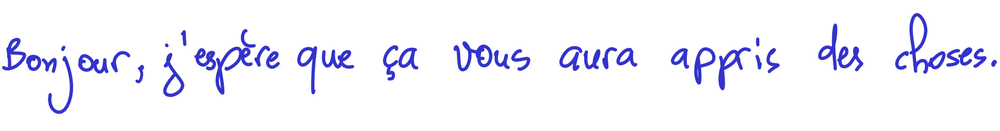
#> input picture note-manuscrite.png, 1000 x 131 px, shrunk from 1823 x 238 before the run
$ jupyter execute --allow-errors 'Reading pdf.ipynb'   (shell and % lines are left out)
#> lines starting #> are read from the running program, lines starting #| are printed output that depends on the picture; after the words box and inside, x2 and y2 are one past the last pixel; in counts of white or black regions, pixels touching at a corner belong together
# <center> Reading and Extracting Data from Documents </center>

## Objective:
This notebook aims to illustrate methods for extracting data from two common document types: PDFs (numerical documents) and images (scanned documents).

## Plan:
1. Read and process text from scanned images
2. Extract text from PDF files (digital, numerical data)
3. Visualize and organize the extracted data (broadly)
4. Provide a visual summary (wordmap) of the extraction results

Texts can come from various sources and exist in different forms, such as handwritten notes or digitized documents. They can also be found in native digital formats, like documents, emails, web pages (articles, blogs, etc.), or even on social media.

<!-- Les textes peuvent provenir de différentes sources et se présenter sous plusieurs formes, telles que des notes manuscrites ou des documents numérisés. On peut également les retrouver dans des formats numériques natifs, comme des documents, des e-mails, des pages web (articles, blogs, etc.) ou encore sur les réseaux sociaux. -->

***

<!--## Author:-->
<div style="text-align: right;"><h3>Author:  <a href="https://issouani.perso.math.cnrs.fr/">El Mehdi ISSOUANI</a></h3></div>

***

# Required packages
#### For reading the raw image
```
conda install -c conda-forge opencv
```
### For transforming the image to text
```
sudo apt-get update
sudo apt-get install tesseract-ocr
sudo apt-get install tesseract-ocr-spa
```

[cell 1]
#!sudo apt-get install tesseract-ocr tesseract-ocr-spa

[cell 2]
import warnings
warnings.filterwarnings('ignore')

[cell 3]
import os
from sklearn.feature_extraction.text import CountVectorizer
from nltk import download; download("stopwords")
#> (this line was passed over: nltk is not available in this run)
from nltk.corpus import stopwords
import numpy as np
import matplotlib.pyplot as plt

import pytesseract
from pytesseract import Output

import cv2
print(cv2.__version__)

# If working on google colab instead of a local jupyter notebook
# from google.colab.patches import cv2_imshow

## Data acquisition

Texts can come from various sources and take different forms:

- Handwritten notes and digitized documents
- Native digital documents:
    - Documents, emails, etc.
    - Web pages (articles, blogs, etc.) and social media.

## Reading images

### Handwritten documents

#### To import the handwritten note

[cell 4]
import cv2

image_path = 'note-manuscrite.png'
img = cv2.imread(image_path)
#> img is the input picture: shape (131, 1000, 3); mean B, G, R 251.9, 242.5, 242.5

if img is None:
    print("Error: Image not loaded correctly. Please check the file path.")

[cell 5]
image = cv2.imread("note-manuscrite.png")

# if the photo is vertically reversed, use:
# image = cv2.rotate(image, cv2.ROTATE_90_COUNTERCLOCKWISE)

# to turn the photo black and white instead of colors
gray = cv2.cvtColor(image, cv2.COLOR_BGR2GRAY)
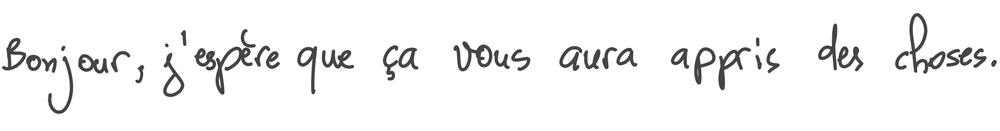
#> gray: shape (131, 1000); min 43, max 255, mean 243.5
gray = cv2.threshold(gray, 0, 255, cv2.THRESH_BINARY | cv2.THRESH_OTSU)[1]
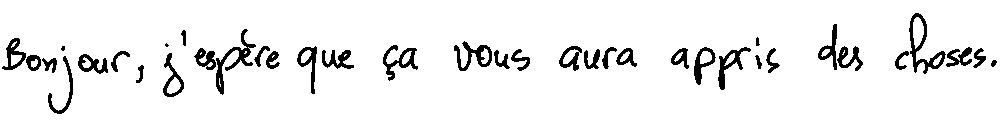
#> gray: shape (131, 1000); 93.9% white; 38 black regions (2 under 20 px), largest, box (x1, y1, x2, y2) and area: (216, 29, 256, 95) 583, (909, 13, 946, 74) 579, (454, 41, 492, 71) 434

plt.axis('off')
plt.imshow(image)
plt.show()

# To display the colored photo, in the original color
plt.axis('off')
# Convert color from BGR (OpenCV format) to RGB (Matplotlib format)
plt.imshow(cv2.cvtColor(image, cv2.COLOR_BGR2RGB))
plt.show()

plt.imshow(gray, cmap='gray')
plt.axis('off')
plt.show()

#> (a cell that did not finish here is left out)

#> (a cell that did not finish here is left out)

### Analyse du Résultat de `pytesseract.image_to_boxes`

Chaque ligne correspond à un caractère reconnu et contient les informations suivantes :

#### Explication des Champs :
1. **`<caractère>`** : Le caractère détecté.
2. **`<x_min>` et `<y_min>`** : Coordonnées du coin inférieur gauche de la boîte englobante.
3. **`<x_max>` et `<y_max>`** : Coordonnées du coin supérieur droit de la boîte englobante.
4. **`<numéro_de_page>`** : Numéro de page (utile pour les documents multipages, généralement `0` pour une seule page).

#### Exemple Détaillé :
Voici l'analyse des lignes suivantes :

1. **`P 4 110 48 169 0`**
   - **Caractère :** `P`
   - **Coordonnées de la boîte :**
     - Coin inférieur gauche : `(4, 110)`
     - Coin supérieur droit : `(48, 169)`
   - **Page :** `0`

2. **`o 48 109 75 138 0`**
   - **Caractère :** `o`
   - **Coordonnées de la boîte :**
     - Coin inférieur gauche : `(48, 109)`
     - Coin supérieur droit : `(75, 138)`
   - **Page :** `0`

---

$\longrightarrow$ Ce format permet d'analyser les résultats et de visualiser la position des caractères détectés dans l'image.

### Read the file (image)

[cell 8]
scanned_doc = cv2.imread("numerical_doc.png")
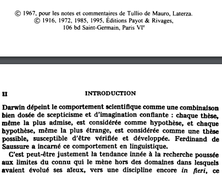
#> input picture files/numerical_doc.png, 222 x 175 px, shrunk from 404 x 319 before the run, found by its file name
#> scanned_doc is the input picture: shape (175, 222, 3); mean B, G, R 217.2, 217, 216.9

plt.axis('off')
plt.imshow(scanned_doc)
plt.show()

### To crop the image

[cell 9]
scanned_doc = cv2.imread("numerical_doc.png")
gray = cv2.cvtColor(scanned_doc, cv2.COLOR_BGR2GRAY)
#> gray: shape (175, 222)
# gray = cv2.threshold(gray, 0, 255, cv2.THRESH_BINARY | cv2.THRESH_OTSU)[1]

scanned_doc = scanned_doc[120:, :]
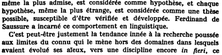
#> scanned_doc: shape (55, 222, 3); min 0, max 255, mean 194.3

plt.axis('off')
plt.imshow(scanned_doc)
plt.show()
